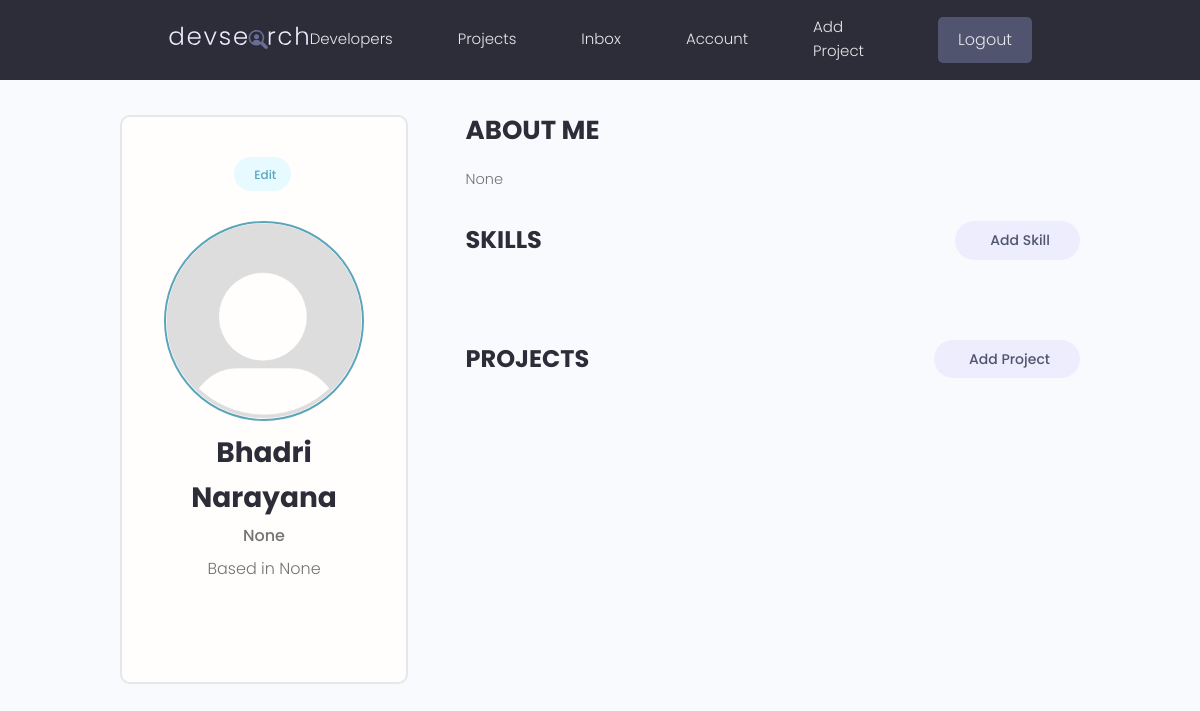
Before: /account/ (signed in) with the older database file.
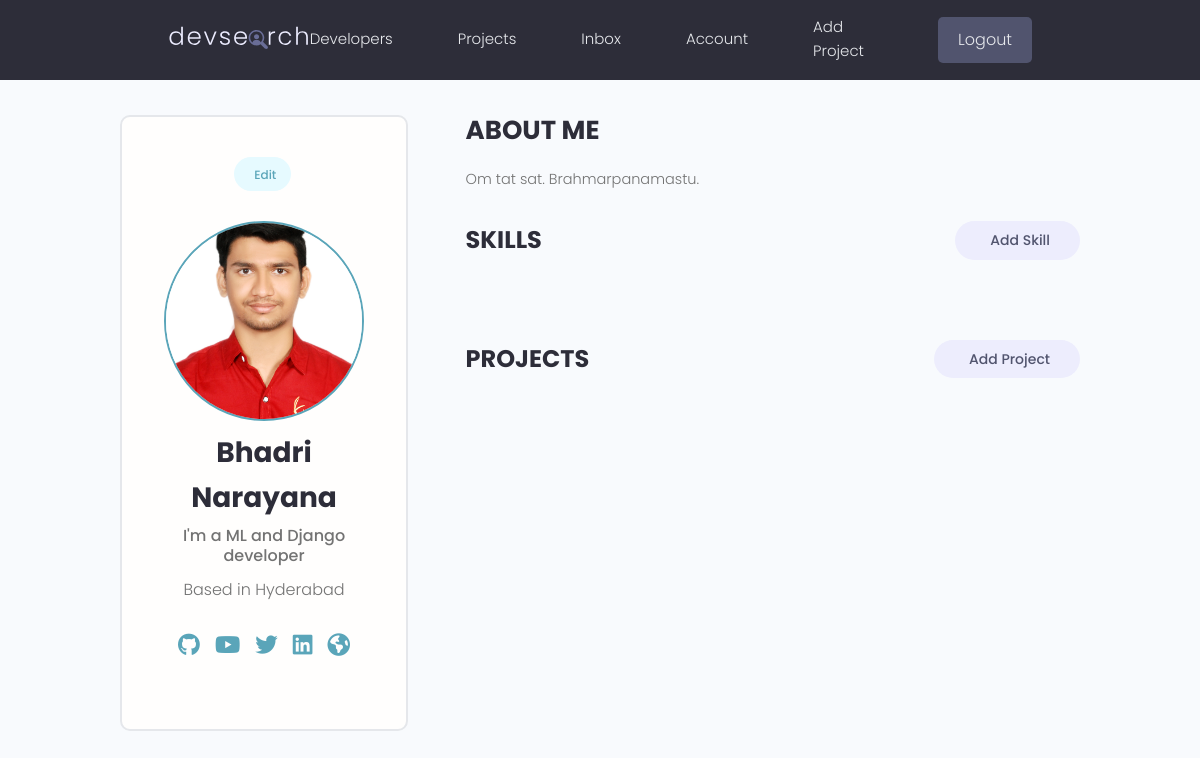
After: the same page with the newer database file.
### users/models.py (models this page shows, shortened)
class Profile(models.Model):
    user = models.OneToOneField(User, on_delete = models.CASCADE, null = True, blank = True)
    name = models.CharField(max_length = 200, blank = True, null = True)
    username = models.CharField(max_length=200, blank = True, null = True)
    location = models.CharField(max_length=200, blank = True, null = True)
    email = models.EmailField(max_length = 500, blank = True, null = True)
    short_intro = models.CharField(max_length = 200, blank = True, null = True)
    bio = models.TextField(blank = True, null = True)
    profile_image = models.ImageField(null = True, blank = True, upload_to = 'profiles/', default="profiles/default.png")
    social_github = models.CharField(max_length = 200, blank=True, null = True)
    social_twitter = models.CharField(max_length = 200, blank=True, null = True)
    social_linkedin = models.CharField(max_length = 200, blank=True, null = True)
    social_youtube = models.CharField(max_length = 200, blank=True, null = True)
    social_website = models.CharField(max_length = 200, blank=True, null = True)
    created = models.DateTimeField(auto_now_add=True)
    id = models.UUIDField(default = uuid.uuid4, primary_key=True, unique=True, editable=False)

### users/views.py (the view)
# urls.py: path('account/', views.userAccount, name = 'account'),
@login_required(login_url='login')
def userAccount(request):
    profile = request.user.profile
    skills = profile.skill_set.all()
    projects = profile.project_set.all()
    return render(request, 'users/account.html', {'profile':profile, 'skills':skills, 'projects':projects})

### users/templates/users/account.html (shortened to what this page needs)
{% extends 'main.html' %}
{% block content %}
<main class="settingsPage profile my-md">
    <div class="container">
      <div class="layout">
        <div class="column column--1of3">
          <div class="card text-center">
            <div class="card__body dev">
              <a class="tag tag--pill tag--main settings__btn" href="{% url 'edit-account' %}"> Edit</a>
              <img class="avatar avatar--xl dev__avatar" src="{{profile.profile_image.url}}" />
              <h2 class="dev__name">{{profile.name}}</h2>
              <p class="dev__title">{{profile.short_intro}}</p>
              <p class="dev__location">Based in {{profile.location}}</p>
              <ul class="dev__social">
                {% if profile.social_github %}
                <li>
                    <a title="Github" href="{{profile.social_github}}" target="_blank"></a>
                  </li>
                {% endif %}
                {% if profile.social_youtube %}
                <li>
                    <a title="Youtube" href="{{profile.social_youtube}}" target="_blank"></a>
                  </li>
                {% endif %}
                {% if profile.social_twitter %}
                <li>
                    <a title="Twitter" href="{{profile.social_twitter}}" target="_blank"></a>
                  </li>
                {% endif %}
                {% if profile.social_linkedin %}
                <li>
                    <a title="LinkedIn" href="{{profile.social_linkedin}}" target="_blank"></a>
                  </li>
                  {% endif %}
                {% if profile.social_website %}
                <li>
                    <a title="Personal Website" href="{{profile.social_website}}" target="_blank"></a>
                  </li>
                  {% endif %}
              </ul>
            </div>
          </div>
        </div>
        <div class="column column--2of3">
          <div class="devInfo">
            <h3 class="devInfo__title">About Me</h3>
            <p class="devInfo__about">{{profile.bio}}</p>
          </div>
          <div class="settings">
            <h3 class="settings__title">Skills</h3>
            <a class="tag tag--pill tag--sub settings__btn tag--lg" href="#"> Add Skill</a>
          </div>
          <div class="settings">
            <h3 class="settings__title">Projects</h3>
            <a class="tag tag--pill tag--sub settings__btn tag--lg" href="#"> Add Project</a>
          </div>
        </div>
      </div>
    </div>
  </main>
{% endblock content %}

Changed rows visible on the page:
changed Profile "Bhadri Narayana": profile_image: picture added in place of a placeholder; short_intro "None" → "I'm a ML and Django developer"; location "None" → "Hyderabad"; social_github empty → "https://github.com/" (drawn); social_youtube empty → "123" (drawn); social_twitter empty → "123" (drawn); social_linkedin empty → "456" (drawn); social_website empty → "4586" (drawn); bio "None" → "Om tat sat. Brahmarpanamastu."
